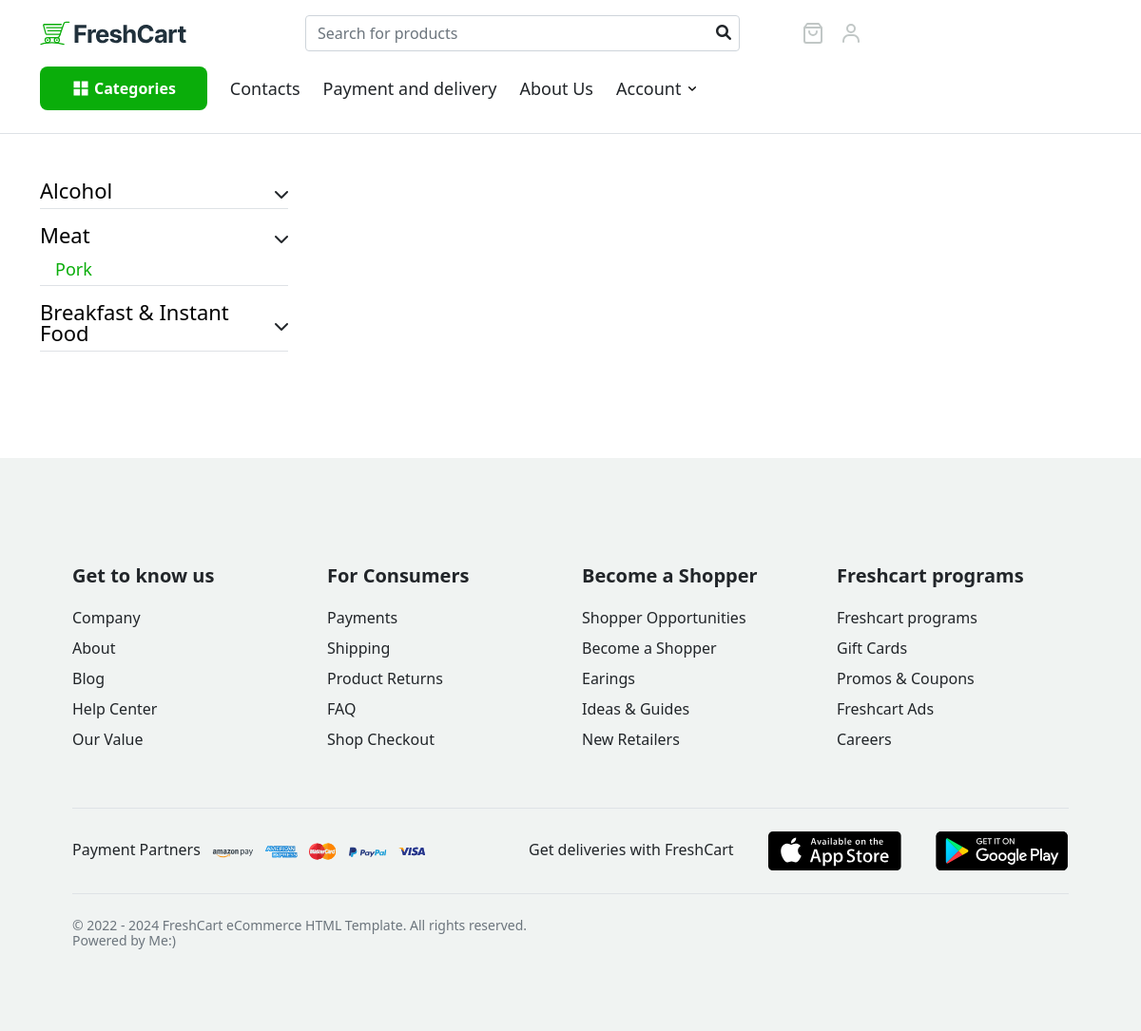
Screenshot of /product/category-2/subcategory-3 with the database file from the repository.
### backend/product/models.py (models this page shows)
class Categories(db.Model):
    id = db.Column(db.Integer, primary_key=True)
    name = db.Column(db.String(100), nullable=False)
    sub_category = db.relationship('Subcategory', backref='categories', lazy=True)

class Subcategory(db.Model):
    id = db.Column(db.Integer, primary_key=True)
    name = db.Column(db.String(100), nullable=False)
    category_id = db.Column(db.Integer, db.ForeignKey('categories.id'))
    img_url = db.Column(db.String(200), nullable=False)
    products = db.relationship('Products', backref='subcategory', lazy=True)

### backend/product/views.py (the view)
@product.route('/category-<category_id>/subcategory-<subcategory_id>')
def subcategory(category_id, subcategory_id):
    subcategory_active = Subcategory.query.filter_by(id=subcategory_id).first()
    return render_template('subcategories.html',
                           subcategory_active=subcategory_active,
                           category_id=int(category_id))

### backend/public/views.py (called while the page is built)
def set_categories():
    if 'categories' not in g:
        g.categories = Categories.query.all()

### backend/templates/product/subcategories.html (shortened to what this page needs)
{% extends 'base.html' %}
{% block content %}
<main class="py-5">
    <div class="container">
        <div class="row gap-5">
            <div class="col-3">
                <ul class="nav nav-category">
                    {% for category in g.categories %}
                        <li class="nav-item border-bottom w-100 mb-3">
                            <div class="d-flex justify-content-between align-items-center ">
                                <a href="{{ url_for('product.category', category_id=category.id) }}"
                                   class="category-link mb-2">{{ category.name }}</a>
                                <i class="toggle-icon fas fa-chevron-down" data-bs-toggle="collapse"
                                   data-bs-target="#category-{{ category.id }}" style="cursor: pointer"></i>
                            </div>
                            {% if category.id == category_id %}
                                <ul class="list-group collapse show" id="category-{{ category.id }}">
                            {% else %}
                                <ul class="list-group collapse" id="category-{{ category.id }}">
                            {% endif %}
                            {% for subcategory in category.sub_category %}
                                {% if subcategory.id == subcategory_active.id %}
                                    <div class="list-group-item">
                                        <a href="{{ url_for('product.subcategory', category_id=category.id, subcategory_id=subcategory.id) }}" class="category-link-small color-active">{{ subcategory.name }}</a>
                                    </div>
                                {% else %}
                                    <div class="list-group-item">
                                        <a href="{{ url_for('product.subcategory', category_id=category.id, subcategory_id=subcategory.id) }}" class="category-link-small">{{ subcategory.name }}</a>
                                    </div>
                                {% endif %}
                            {% endfor %}
                            </ul>
                        </li>
                    {% endfor %}
                </ul>
            </div>
            <div class="col-8">
            </div>
        </div>
    </div>
</main>
{% endblock %}

### backend/static/style.css (style rules this page uses)
* { margin: 0; padding: 0; box-sizing: border-box !important; line-height: 1; }
.list-group-item { border: none; }
.list-group .list-group-item { border-left: none; border-right: none; border-radius: 0; }
.category-link { font-size: 22px; text-decoration: none; color: black; transition: all 0.3s; }
.category-link-small { font-size: 18px; text-decoration: none; color: black; }
.color-active { color: rgb(10, 173, 10); }

### rows the page displays
Categories: name "Alcohol"
Categories: name "Meat"
Subcategory: name "Pork"
Categories: name "Breakfast & Instant Food"
